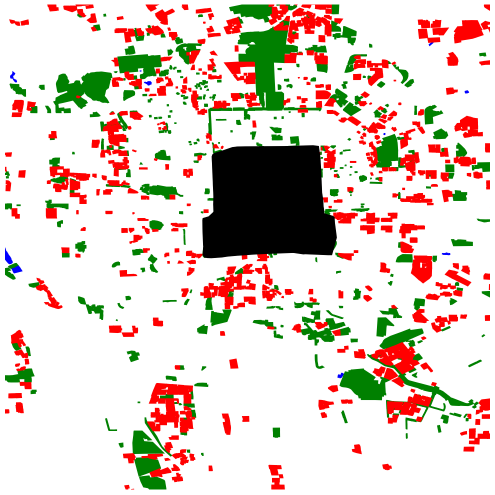
#> input picture data/Base.png, 989 x 989 px (shown at 1/2 size)
$ python non_hub.py
#> lines starting #> are read from the running program, lines starting #| are printed output that depends on the picture

import numpy as np
import pandas as pd
import random
import math
import csv
import codecs

from PIL import Image
from skimage.transform import resize
from collections import namedtuple
from math import radians, cos, sin, asin, sqrt
Coord = namedtuple("Coord", ['lat', 'longi'])
Vertex4=namedtuple("Vertex4",['p1','p2','p3','p4'])##from left upper to right upper clockwise

def data_write_csv_non_hub(file_name, non_hub):
    wri_row=[]
    file_csv = codecs.open(file_name,'w+','utf-8')
    writer = csv.writer(file_csv, quotechar=' ', quoting=csv.QUOTE_MINIMAL)
    wri_row.append("non_hub")
    writer.writerow(wri_row)
    writer.writerow(non_hub)


class ProblemInstance:
    def __init__(self,n):
        self.n=n ##the number of the grids every line and row
        self.N=n*n
        self.non_hub()
        data_write_csv_non_hub("./non_hub_area/non_hub%s.csv"%n,self.l_non_hub)
    def non_hub(self):
        #Load image
        base=self.n
        data=np.array(Image.open('Base.png').convert('RGBA'))
        #Transform to b/w
        red,green,blue,alpha = data.T
        visible=(alpha>0)
        data[..., :-1][visible.T] =(0, 0, 0)
        #Resize to NxN
        dataResized=resize(data, (base, base),anti_aliasing=False,mode="constant")
        #Avoid semi-transparent pixels
        red,green,blue,alpha=dataResized.T
        visible=(alpha>0)
        non_hub_boolean=visible.T

        self.l_non_hub=[]
        for i in range(base):
            for j in range(base):
                if non_hub_boolean[i][j]!=0:
                    self.l_non_hub.append((base-1-i)*base+j)


if __name__=="__main__":
    for n in range(3,35):
        print(n)
        problem=ProblemInstance(n)
#> this loop made 32 passes
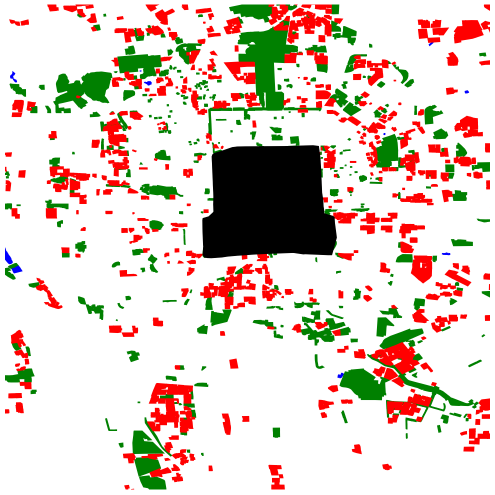
#> input picture data/Base.png, 989 x 989 px (shown at 1/2 size)
#> pass 1, in non_hub, `red,green,blue,alpha = data.T`:
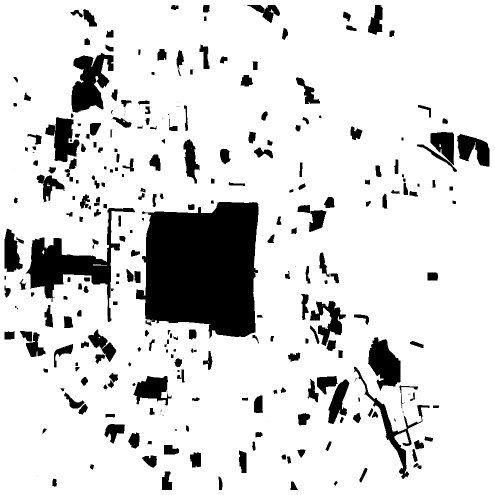
#> red: shape (989, 989) (shown at 1/2 size); min 0, max 255, mean 218
#> pass 1, in non_hub, `red,green,blue,alpha = data.T`:
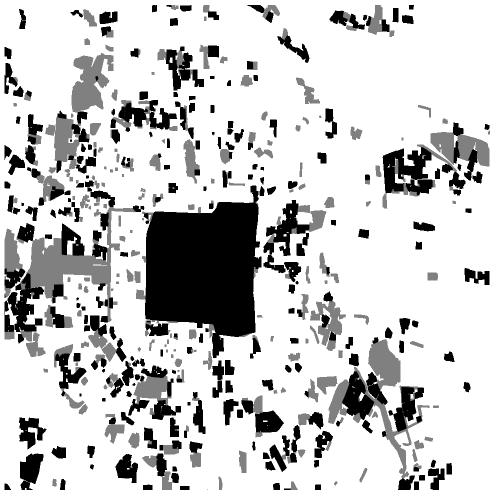
#> green: shape (989, 989) (shown at 1/2 size); min 0, max 255, mean 201.3
#> pass 1, in non_hub, `red,green,blue,alpha = data.T`:
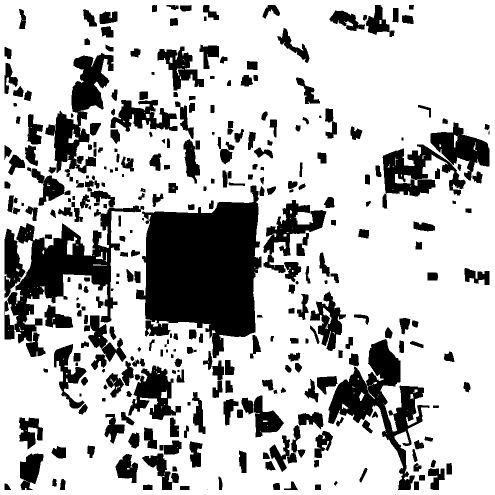
#> blue: shape (989, 989) (shown at 1/2 size); min 0, max 255, mean 189.9
#> pass 1, in non_hub, `red,green,blue,alpha = data.T`:
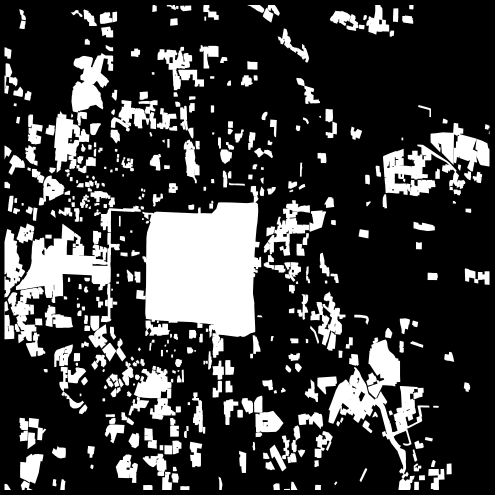
#> alpha: shape (989, 989) (shown at 1/2 size); min 0, max 255, mean 59.4
